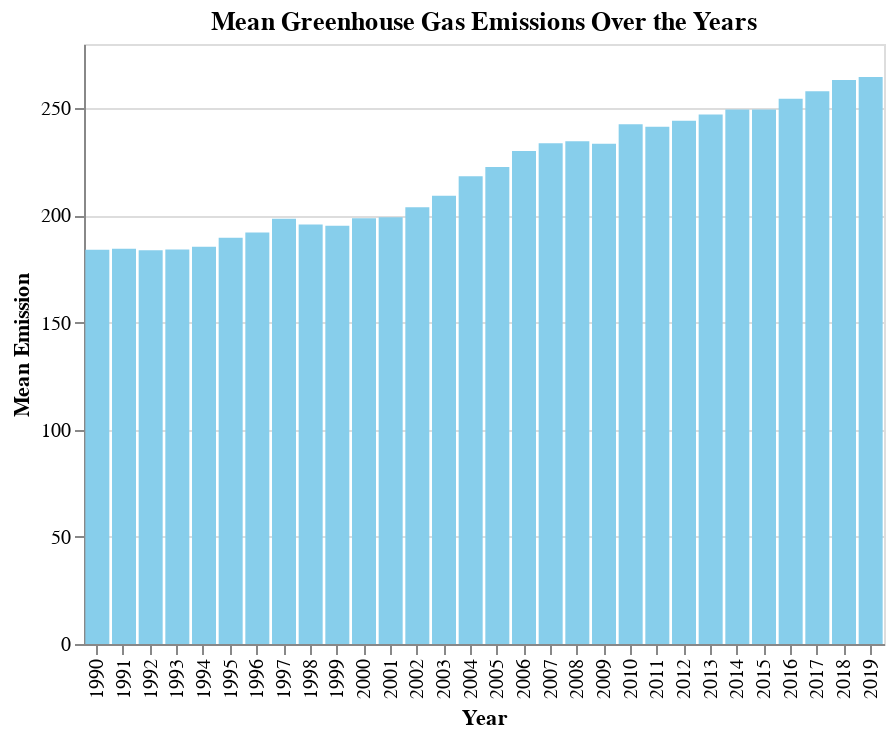

The code cell stored with this chart in its notebook:
### Code cell
#emission_raw
new_es = emission[emission['Country'] != 'World']
years = ['1990','1991','1992','1993','1994','1995','1996','1997','1998','1999',
         '2000','2001','2002','2003','2004','2005','2006','2007','2008','2009',
         '2010','2011','2012','2013','2014','2015','2016','2017','2018','2019']
# Initialize an empty list to store mean values
values1 = []
# Calculate the mean for each year and append to the list
for year in years:
    values1.append(new_es[year].mean())
# Creating a DataFrame for Altair
data = pd.DataFrame({'Year': years, 'Mean Emission': values1})
# Creating the Altair bar chart
bar_chart = alt.Chart(data).mark_bar(color='skyblue').encode(
    x='Year:N',
    y='Mean Emission:Q'
).properties(
    width=400,
    height=300,
    title='Mean Greenhouse Gas Emissions Over the Years'
)
bar_chart

### Figure 1 — Vega-Lite specification as saved in the notebook (floating-point values rounded to 4 significant figures)
{"config": {"view": {"continuousWidth": 300, "continuousHeight": 300}}, "data": {"name": "data-e31fb00e2ec69be8c483ba7a9233b9b1"}, "mark": {"type": "bar", "color": "skyblue"}, "encoding": {"x": {"field": "Year", "type": "nominal"}, "y": {"field": "Mean Emission", "type": "quantitative"}}, "height": 300, "title": "Mean Greenhouse Gas Emissions Over the Years", "width": 400, "$schema": "https://vega.github.io/schema/vega-lite/v5.14.1.json", "datasets": {"data-e31fb00e2ec69be8c483ba7a9233b9b1": [{"Year": "1990", "Mean Emission": 184.0}, {"Year": "1991", "Mean Emission": 184.4}, {"Year": "1992", "Mean Emission": 183.7}, {"Year": "1993", "Mean Emission": 184.1}, {"Year": "1994", "Mean Emission": 185.4}, {"Year": "1995", "Mean Emission": 189.6}, {"Year": "1996", "Mean Emission": 192.0}, {"Year": "1997", "Mean Emission": 198.4}, {"Year": "1998", "Mean Emission": 195.8}, {"Year": "1999", "Mean Emission": 195.2}, {"Year": "2000", "Mean Emission": 198.7}, {"Year": "2001", "Mean Emission": 199.2}, {"Year": "2002", "Mean Emission": 203.8}, {"Year": "2003", "Mean Emission": 209.1}, {"Year": "2004", "Mean Emission": 218.3}, {"Year": "2005", "Mean Emission": 222.6}, {"Year": "2006", "Mean Emission": 230.0}, {"Year": "2007", "Mean Emission": 233.6}, {"Year": "2008", "Mean Emission": 234.6}, {"Year": "2009", "Mean Emission": 233.4}, {"Year": "2010", "Mean Emission": 242.6}, {"Year": "2011", "Mean Emission": 241.4}, {"Year": "2012", "Mean Emission": 244.1}, {"Year": "2013", "Mean Emission": 247.1}, {"Year": "2014", "Mean Emission": 249.5}, {"Year": "2015", "Mean Emission": 249.5}, {"Year": "2016", "Mean Emission": 254.4}, {"Year": "2017", "Mean Emission": 257.9}, {"Year": "2018", "Mean Emission": 263.2}, {"Year": "2019", "Mean Emission": 264.5}]}}
